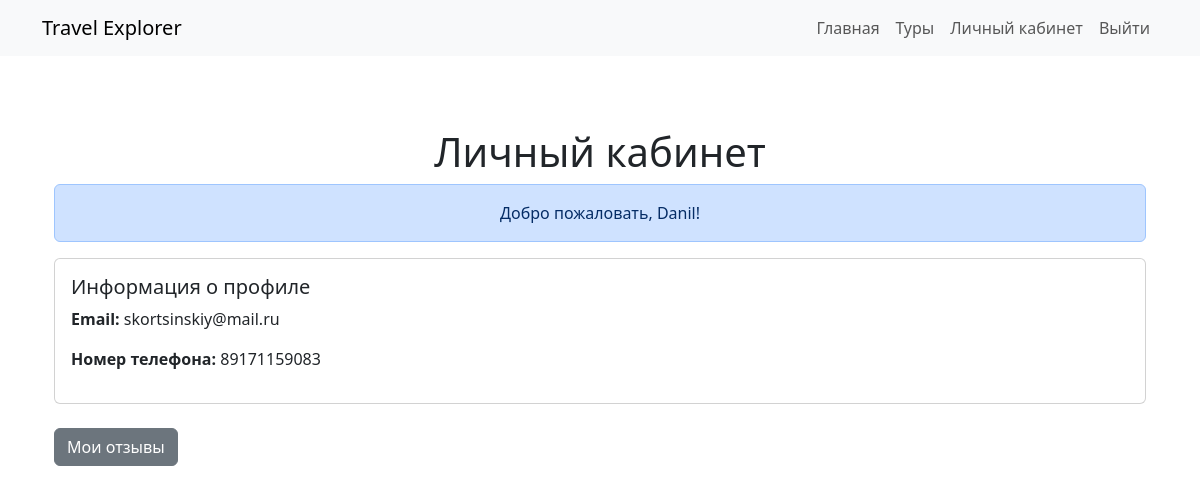
/api/profile/ (signed in), run on an earlier commit of the app's database.
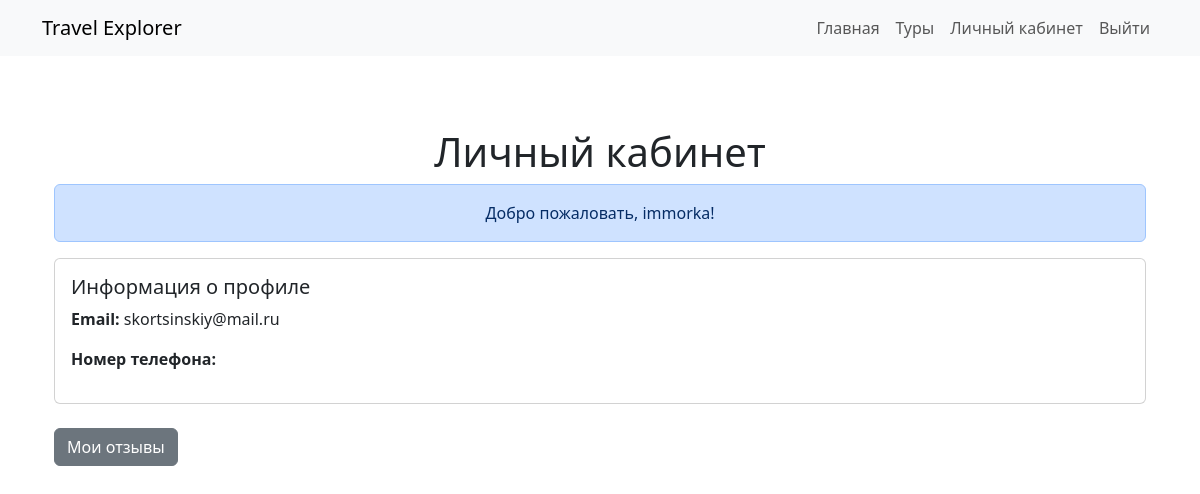
And on a later commit of the database.
### travel/models.py (models this page shows, shortened)
class User(AbstractBaseUser, PermissionsMixin):
    email_user = models.EmailField("Email пользователя", unique=True)
    name_user = models.CharField("Имя пользователя", max_length=255)
    role_user = models.CharField("Роль пользователя", max_length=50)
    number_user = models.CharField("Номер телефона", max_length=15)
    is_staff = models.BooleanField(default=False)
    is_active = models.BooleanField(default=True)
    objects = UserManager()
    USERNAME_FIELD = 'email_user'
    REQUIRED_FIELDS = ['name_user']

### travel/views.py (the view)
# urls.py: path('profile/', views.profile_view, name='profile'),
@login_required
def profile_view(request):
    return render(request, 'travel/profile.html', {'user': request.user})

### travel/templates/travel/profile.html (shortened to what this page needs)
{% extends 'travel/base.html' %}
{% block content %}
<div class="container py-5">
    <h1 class="text-center">Личный кабинет</h1>
    <div class="alert alert-primary text-center">
        Добро пожаловать, {{ user.name_user }}!
    </div>
    <div class="card mb-4">
        <div class="card-body">
            <h5 class="card-title">Информация о профиле</h5>
            <p><strong>Email:</strong> {{ user.email_user }}</p>
            <p><strong>Номер телефона:</strong> {{ user.number_user }}</p>
        </div>
    </div>
    <a href="{% url 'manage_reviews' %}" class="btn btn-secondary">Мои отзывы</a>
</div>
{% endblock %}

What changed in the data, as far as the page shows it:
changed User "skortsinskiy@mail.ru": name_user "Danil" → "immorka"; number_user "89171159083" → (not shown)
